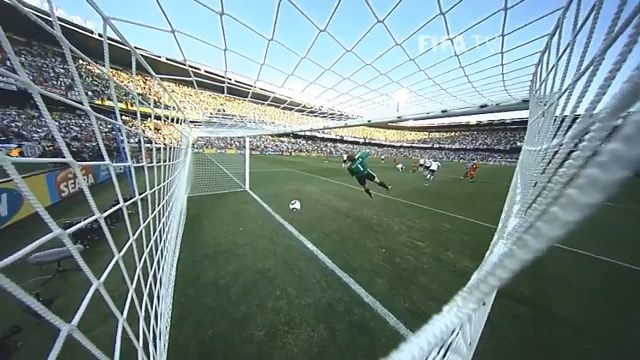
#> input picture res/2.jpg, 640 x 360 px
$ python find_ball_by_hough_circle.py
#> lines starting #> are read from the running program, lines starting #| are printed output that depends on the picture; after the words box and inside, x2 and y2 are one past the last pixel; in counts of white or black regions, pixels touching at a corner belong together
import cv2
import numpy as np

class FootballGoalDetection():

    def __init__(self):
        self.sensitive_area_x1 = 190
        self.sensitive_area_y1 = 140
        self.sensitive_area_x2 = 520
        self.sensitive_area_y2 = 355
        self.m, self.b = self.get_gate_sens_line_m_b()

    def get_gate_sens_line_m_b(self):
        img = cv2.imread('res/2.jpg')
#> img is the input picture: shape (360, 640, 3); mean B, G, R 131.6, 134.3, 114.7
        gray = cv2.cvtColor(img, cv2.COLOR_BGR2GRAY)
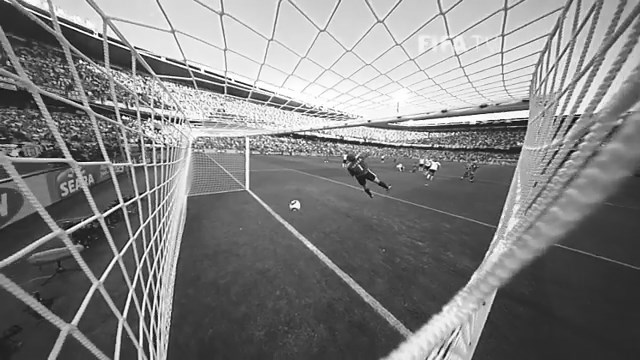
#> gray: shape (360, 640); min 1, max 255, mean 128.1
        edges = cv2.Canny(gray, 50, 150, apertureSize=3)
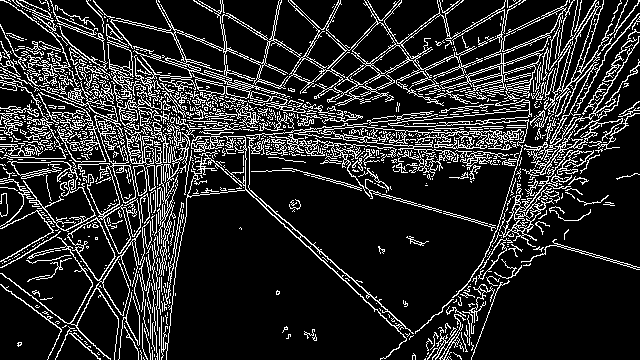
#> edges: shape (360, 640); 16% white in thin lines or dots
        ltl_edg = edges[self.sensitive_area_y1:self.sensitive_area_y2, self.sensitive_area_x1:self.sensitive_area_x2]
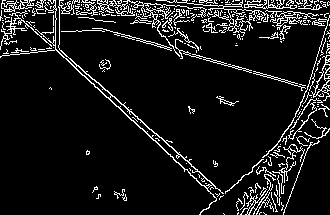
#> ltl_edg: shape (215, 330); 9.4% white in thin lines or dots
        lines = cv2.HoughLinesP(ltl_edg, 1, np.pi/180, 100, minLineLength=100, maxLineGap=10)
#> lines = 16 rows, first 6: [55, 48, 216, 198], [2, 0, 219, 189], [201, 12, 328, 19], [117, 32, 326, 92], [3, 0, 327, 23], [1, 3, 210, 17]
        min_x = 0
        for line in lines:
            x1, y1, x2, y2 = line[0]
            m = abs((y2 - y1) / (x2 - x1))
            if 0.5 < m < 1 and min_x < x1:
                # point_1 = (self.sensitive_area_x1 + x1, self.sensitive_area_y1 + y1)
                # point_2 = (self.sensitive_area_x1 + x2, self.sensitive_area_y1 + y2)
                # cv2.line(img, point_1, point_2, (255, 0, 0), 1)
                min_x = x1
                b = -m * (self.sensitive_area_x1 + x1) + (self.sensitive_area_y1 + y1)
                return m, b
#> this loop made 1 pass
#> (x1, y1, x2, y2, m, min_x, b) on pass 1: (55, 48, 216, 198, 0.932, 55, -40.26)
#> after the loop, b = -40.26; min_x = 55
#> in __init__, `self.m, self.b = self.get_gate_sens_line_m_b()`: self.m = 0.932; self.b = -40.26

    def get_image_and_processed_edges(self, name):
#> called with name = 1
        img = cv2.imread(f"res/{name}.jpg")
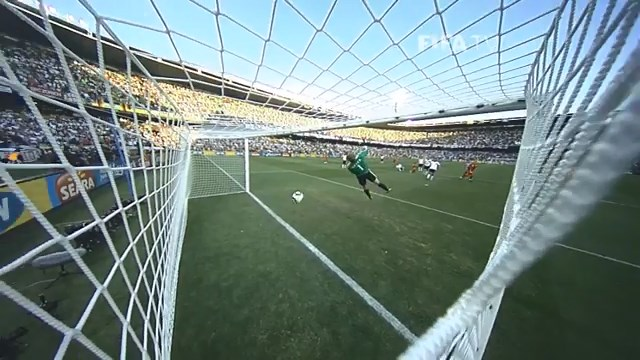
#> input picture res/1.jpg, 640 x 360 px
#> img is the input picture: shape (360, 640, 3); mean B, G, R 130.9, 133.8, 114.3
        height, width = img.shape[:2]
#> height = 360; width = 640
        new_size = (width*2, height*2)
#> new_size = (1280, 720)
        resized_img = cv2.resize(img, new_size, interpolation=cv2.INTER_LINEAR)
        gray = cv2.cvtColor(resized_img, cv2.COLOR_BGR2GRAY)
#> gray: shape (720, 1280)
        blur = cv2.GaussianBlur(gray, (7, 7), 3)
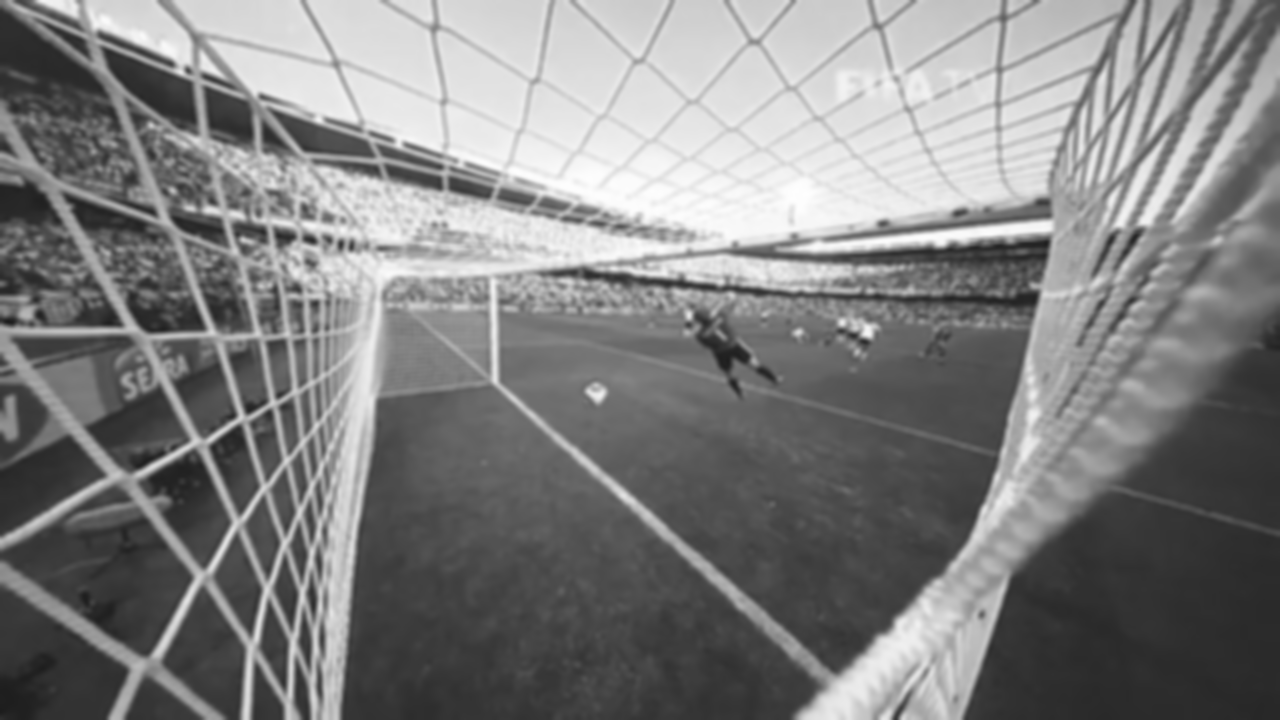
#> blur: shape (720, 1280); min 27, max 254, mean 127.6
        edges = cv2.Canny(blur, 100, 200, apertureSize=3)
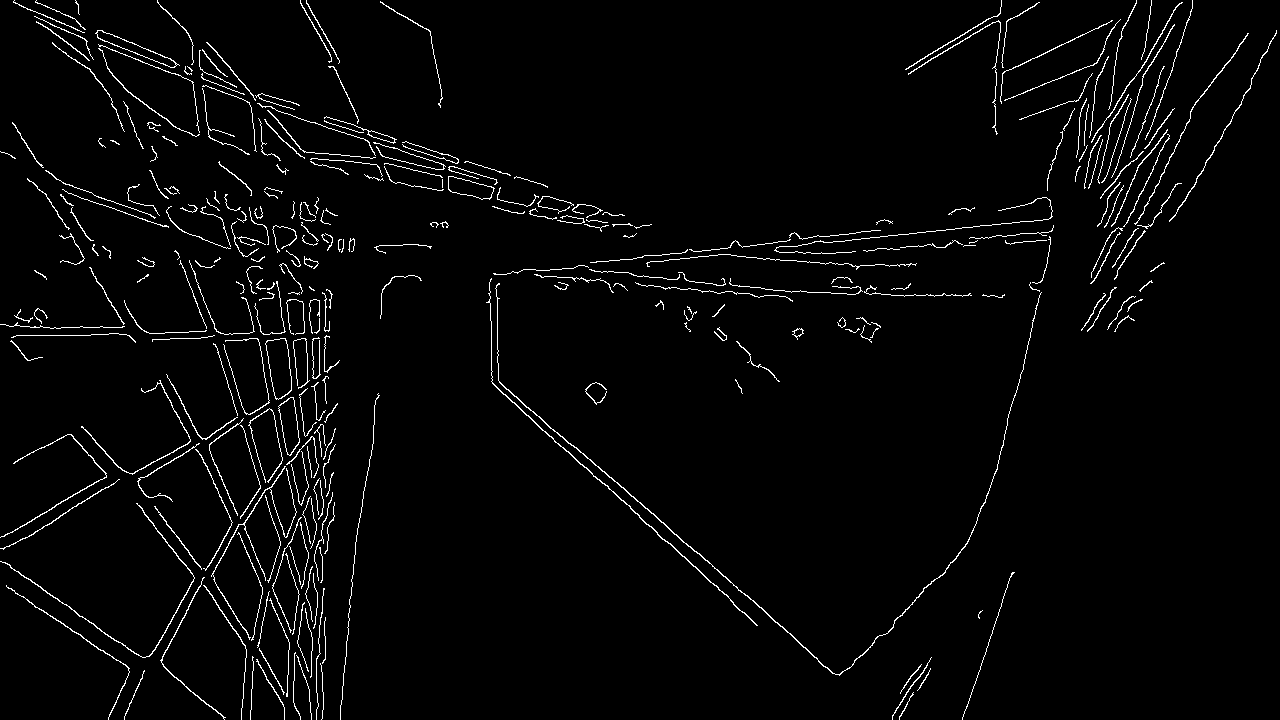
#> edges: shape (720, 1280); 2.7% white in thin lines or dots
        ltl_edg = edges[self.sensitive_area_y1*2:self.sensitive_area_y2*2, self.sensitive_area_x1*2:self.sensitive_area_x2*2]
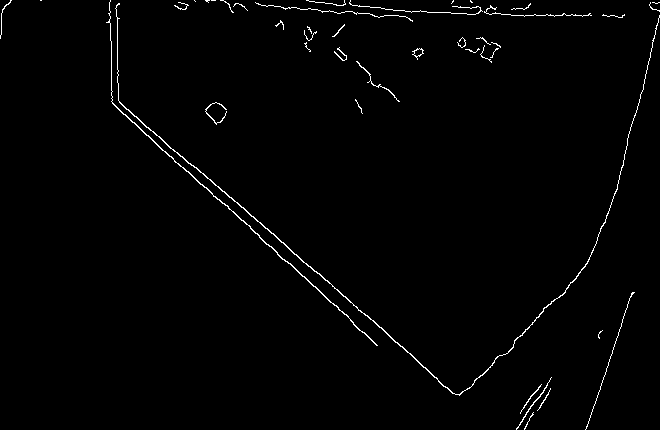
#> ltl_edg: shape (430, 660); 1.2% white in thin lines or dots
        return img, ltl_edg

    def is_goal_detected(self, x_cent, y_cent, radius):
        m, b = self.m, self.b
        yhat = x_cent * m + b
        if yhat > y_cent:
            return False
        else:
            distance = abs(m*x_cent-y_cent+b)/(m**2+1)**0.5
            return distance > radius

    def goal_detector(self):
        for i in range(1, 7):
            img, edges = self.get_image_and_processed_edges(i)
            circles = cv2.HoughCircles(edges, cv2.HOUGH_GRADIENT, dp=1, minDist=100, param1=1.8, param2=12, minRadius=10, maxRadius=15)
#> circles = [[213.5, 114.5, 10.3]]
            if circles is not None:
                circle = circles[0].astype(np.uint32)[0]
#> circle = [213, 114, 10]
                x_cent = self.sensitive_area_x1 + int(circle[0] / 2)
#> x_cent = 296
                y_cent = self.sensitive_area_y1 + int(circle[1] / 2)
#> y_cent = 197
                radius = int(circle[2] / 2)
#> radius = 5
                # cv2.circle(img, (x_cent, y_cent), radius, (0, 0, 255), 1)
                is_goal_detected = self.is_goal_detected(x_cent, y_cent, radius)
#> in is_goal_detected, `m, b = self.m, self.b`: m = 0.932; b = -40.26
#> in is_goal_detected, `yhat = x_cent * m + b`: yhat = 235.5
#> is_goal_detected = False
#> pass 3 of the loop in goal_detector, `for i in range(1, 7):`:
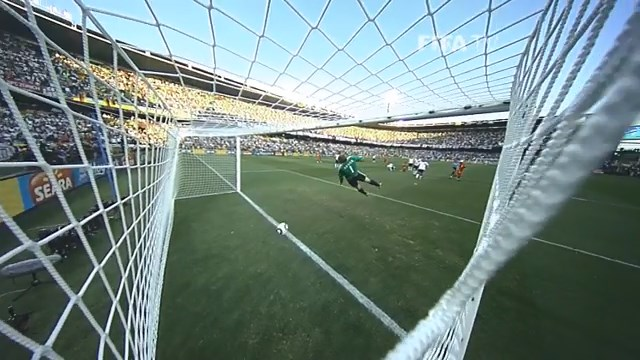
#> input picture res/3.jpg, 640 x 360 px
#> in get_image_and_processed_edges, img is the input picture: shape (360, 640, 3); mean B, G, R 129.8, 133.5, 113.8
#> in get_image_and_processed_edges (call 3), `edges = cv2.Canny(blur, 100, 200, apertureSize=3)`:
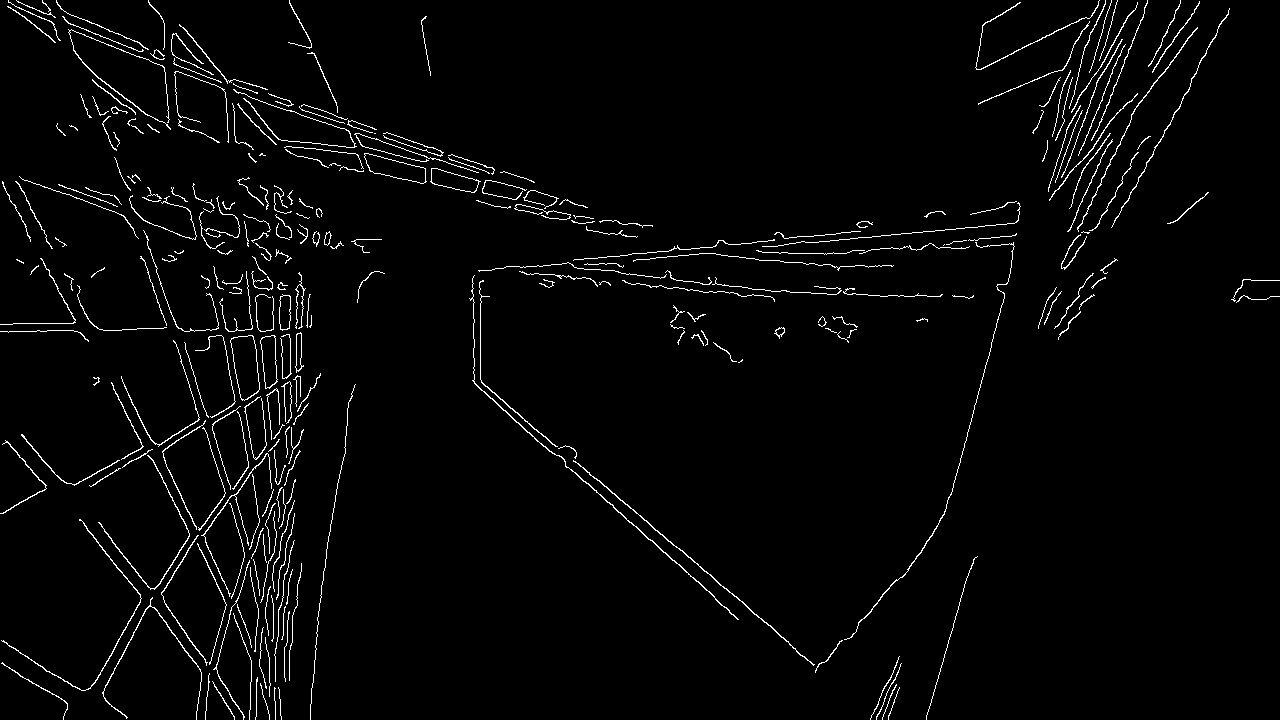
#> edges: shape (720, 1280); 2.6% white in thin lines or dots
#> in get_image_and_processed_edges (call 3), `ltl_edg = edges[self.sensitive_area_y1*2:self.sensitive_area_y2*2, sel..`:
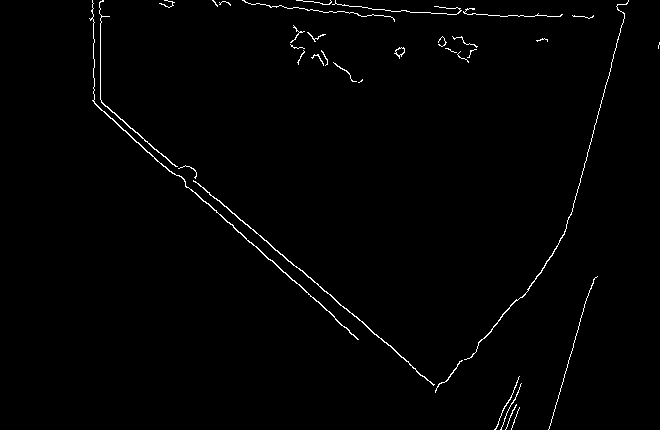
#> ltl_edg: shape (430, 660); 1.1% white in thin lines or dots, all inside (x1, y1, x2, y2) = (89, 0, 660, 430)
#> the loop made 4 passes; the first 3 are shown
                if is_goal_detected:
                    print(f"Goal detected in frame name: {i}")
            # cv2.imshow("img", img)
            # cv2.waitKey(0)
        if not is_goal_detected:
            print(f"No Goal detected.")

football_goal_detection = FootballGoalDetection()
#> (the run stopped early here; a loop or call above may not have finished)
